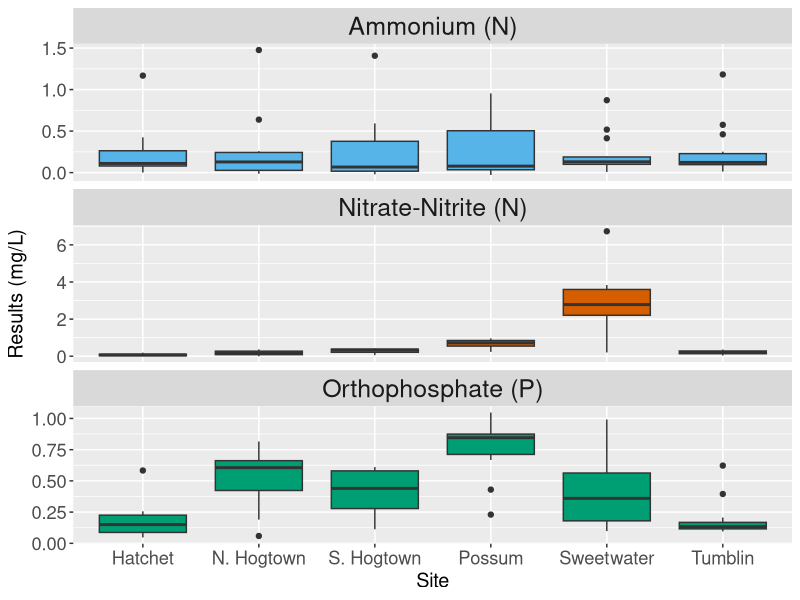
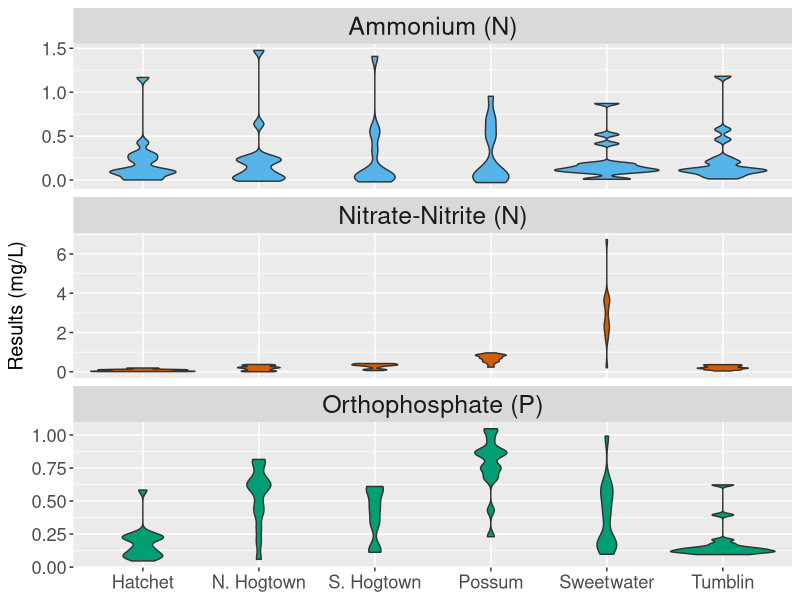

Here is the R script that generated these plots, in order: (Note: this script raises an error after producing the figures.)
##Data run for SFS conference on 5/19/2019

##Parameter List with Units
#DO - dissolved oxygen (mg/L)
#DO_Sat - dissolved oxygen saturation (%)
#Temp - water temperature (deg C)
#SpCond - specific conductivity (uS/cm)
#pH - pH (SU)
#Turb - turbidity (NTU)

####NOx, O_P, NH4 all filtered samples###

#NOx - Nitrate(NO3)-Nitrite(NO2)-N (mg/L)
#OP - orthophosphate(P) (mg/L)
#NH4 - ammonia(N) (mg/L)

####Sample Replications (col = Rep) 
#a = 1; b = 2; c = 3; d = not a rep just a reading

########################Call in and format data########################################

#call in packages

library(tidyverse)
library(lubridate)
library(RColorBrewer)

#set working directory

setwd('C:/Users/etaylor21/Documents/gnv_streams/SFS Poster')

#call in data file

data_nut = read_csv('gnv_nutrientdata_20190502.csv', col_types = cols(
  Site = col_character(),
  REP = col_character(),
  Date = col_date(format = "%m/%d/%Y"),
  Analyte = col_character(),
  Result = col_double()))#nutrient data; fixed date format for date column


data_fp = read_csv('gnv_fpdata_20190502.csv', col_types = cols(
  Site = col_character(),
  Date = col_date(format = "%m/%d/%Y"),
  Time = col_time(format = ""),
  Analyte = col_character(),
  Result = col_double()))#field parameter data


#change date to show only as month; will need to change as POR spans > than 1 year

#lubridate::floor_date(data_nut$Date, unit = 'month')
#lubridate::floor_date(data_fp$Date, unit = 'month')

#####Nutrient Faceted Boxplot (nbp)####

nd2 = data_nut %>% 
  group_by(Date, Site, Analyte) %>%
  summarise(mean = mean(Result))


#nd2

windows()
npb = ggplot(nd2, aes(x = Site, y = mean, fill = Analyte)) +
  geom_boxplot() + ylab('Results (mg/L)')

npb2 = npb + scale_x_discrete(labels = c('Hatchet', 'N. Hogtown', 'S. Hogtown', 'Possum', 'Sweetwater', 'Tumblin'))

npb3 = npb2 + facet_wrap( . ~ Analyte , scales = 'free_y', nrow = 3, 
                         labeller = as_labeller(c(NH4 = "Ammonium (N)", 
                                                  NOx = "Nitrate-Nitrite (N)", 
                                                  OP = 'Orthophosphate (P)'))) +
  theme(strip.text = element_text(size = 18)) +
  scale_fill_manual(values = c('#56B4E9','#D55E00', '#009E73' )) + guides(fill = FALSE) +
  theme(axis.text = element_text(size = rel(1.2))) + 
  theme(axis.title = element_text(size = rel(1.3)))



npb3

######Nutrient Violins (nvp)#####

windows()
nvp = ggplot(nd2, aes(x = Site, y = mean, fill = Analyte)) +
  geom_violin(scale = 'count', adjust = 0.5) + ylab('Results (mg/L)')

nvp2 = nvp + scale_x_discrete(labels = c('Hatchet', 'N. Hogtown', 'S. Hogtown', 'Possum', 'Sweetwater', 'Tumblin'))#change the names on the x axis, use discrete since non-numeric values


nvp3 = nvp2 + facet_wrap( . ~ Analyte , scales = 'free_y', nrow = 3, 
                         labeller = as_labeller(c(NH4 = "Ammonium (N)", 
                                                  NOx = "Nitrate-Nitrite (N)", 
                                                  OP = 'Orthophosphate (P)'))) +
  theme(strip.text = element_text(size = 18)) +
  scale_fill_manual(values = c('#56B4E9','#D55E00', '#009E73' )) + guides(fill = FALSE) +
  theme(axis.text = element_text(size = rel(1.2))) + 
  theme(axis.title = element_text(size = rel(1.3))) +
  theme(axis.title.x = element_blank())


nvp3

#####Nutrient Time-Series (nts)#####

windows()
  facet_wrap( . ~ Analyte , scales = 'free_y', nrow = 3, 
              labeller = as_labeller(c(NH4 = "Ammonium (N)", 
                                       NOx = "Nitrate-Nitrite (N)", 
                                       OP = 'Orthophosphate (P)'))) + 
  theme(strip.text = element_text(size = 15))

nts2 = nts + scale_color_manual(values = c('#56B4E9', '#0072B2', '#009E73', '#669900',  '#D55E00', '#E69F00' ), #assign specific colors 
                                labels = c('Hatchet', 'N. Hogtown', 'S. Hogtown', 'Possum', 'Sweetwater', 'Tumblin')) + #rename sites
  scale_shape_discrete(labels = c('Hatchet', 'N. Hogtown', 'S. Hogtown', 'Possum', 'Sweetwater', 'Tumblin')) + #since sorted by color and shape must rename in both
  guides(fill = FALSE) +
  theme(axis.title.x = element_blank()) #remove x-axis title of "date"...unecessary

nts2


#####Nutrient Data of just Possum Creek and Hogtown Upstream (pchu_ts)#####

windows()

pchu = data_nut %>% 
  filter(Date >= as.Date('2018-10-18') & Date <=  as.Date('2019-01-25') ) %>%
  filter(Site == 'HOGNW16' | Site == 'POSNW16') %>%
  group_by(Date, Site, Analyte) %>%
  summarise(mean = mean(Result))

#only using data from before january because HOGNW16 has been closed for construction and the gap in data looks wierd

#pchu

pchu_nut_ts = ggplot(pchu, aes(x = Date, y = mean, fill = Site))

pchu_ts = pchu_nut_ts + geom_line(aes(group = Site, color = Site)) + ylab('Results (mg/L)') + 
  geom_point(size = 4, aes(x=Date, color = Site, shape = Site)) + 
  scale_x_date(date_breaks = 'month', date_labels = '%b') +
  facet_wrap( . ~ Analyte , scales = 'free_y', nrow = 3, 
              labeller = as_labeller(c(NH4 = "Ammonium (N)", 
                                       NOx = "Nitrate-Nitrite (N)", 
                                       OP = 'Orthophosphate (P)'))) +
  theme(strip.text = element_text(size = 18)) + 
  scale_color_manual(values = c('#009E73', '#669900'), labels = c('N. Hogtown', 'Possum')) +
  guides(fill = FALSE) +
  scale_shape_discrete(labels = c('N. Hogtown', 'Possum')) +
  theme(axis.text = element_text(size = rel(1.5))) + 
  theme(axis.title = element_blank()) +
  theme(legend.position = c(0.8, 0.95)) +
  theme(legend.background = element_blank()) +
  theme(legend.key = element_blank(), 
        legend.text = element_text(size = rel(1.2))) +
  theme(legend.title = element_blank())

pchu_ts

#####Field Parameter Time Series####

windows()

fp2 = data_fp %>% 
  filter(Analyte == 'DO_Sat' | Analyte == 'pH' | Analyte == 'SpCond' | Analyte == 'Temp' | Analyte == 'Turb') %>%
  group_by(Date, Site, Analyte)

#fp2

field_param_ts = ggplot(fp2, aes(x = Date, y = Result))

fpts = field_param_ts + geom_line(aes(group = Site, color = Site)) + ylab(NULL) + 
  geom_point(size = 4, aes(x=Date, color = Site, shape = Site)) + 
  scale_x_date(date_breaks = 'month', date_labels = '%b') +
  facet_wrap( . ~ Analyte , scales = 'free_y', nrow = 5, 
              strip.position = 'left',
              labeller = as_labeller(c(DO_Sat = "DO Saturation (%)", 
                                       pH = 'pH (SU)', 
                                       SpCond = 'SpCond (uS/cm)', 
                                       Temp = 'Temperature (degC)', 
                                       Turb = 'Turbidity (NTU)' ))) + 
  theme(strip.placement = 'outside', strip.text = element_text(size = 11), 
        axis.text = element_text(size = rel(1.1)), 
        axis.title.x = element_blank(),
        legend.position = 'bottom')

fpts + scale_color_manual(values = c('#56B4E9', '#0072B2', '#009E73', '#669900',  '#D55E00', '#E69F00' ), 
                          labels = c('Hatchet', 'N. Hogtown', 'S. Hogtown', 'Possum', 'Sweetwater', 'Tumblin')) +
  scale_shape_discrete(labels = c('Hatchet', 'N. Hogtown', 'S. Hogtown', 'Possum', 'Sweetwater', 'Tumblin')) + 
  guides(fill = FALSE, col = guide_legend(nrow = 1)) 


#####Field Parameter Violin (fpv)#####

windows()

fvp = ggplot(fp2, aes(x = Site, y = Result, fill = Site)) +
  geom_violin(scale = 'count', adjust = 0.5) + ylab(NULL)
  

fpv2 = fvp + facet_wrap( . ~ Analyte , scales = 'free_y', nrow = 5, 
              strip.position = 'left',
              labeller = as_labeller(c(DO_Sat = "DO Saturation (%)", 
                                       pH = 'pH (SU)', 
                                       SpCond = 'SpCond (uS/cm)', 
                                       Temp = 'Temperature (degC)', 
                                       Turb = 'Turbidity (NTU)' ))) + 
  theme(strip.placement = 'outside', strip.text = element_text(size = 11)) +
          scale_fill_manual(values = c('#56B4E9', '#0072B2', '#009E73', '#669900',  '#D55E00', '#E69F00'), 
                            labels = c('Hatchet', 'N. Hogtown', 'S. Hogtown', 'Possum', 'Sweetwater', 'Tumblin')) + 
          scale_x_discrete(labels = c('Hatchet', 'N. Hogtown', 'S. Hogtown', 'Possum', 'Sweetwater', 'Tumblin')) +
          guides(fill = FALSE) +
          theme(axis.text = element_text(size = rel(1.1))) +
          theme(axis.title.x = element_blank())+
          theme(legend.position = 'bottom')

fpv2
